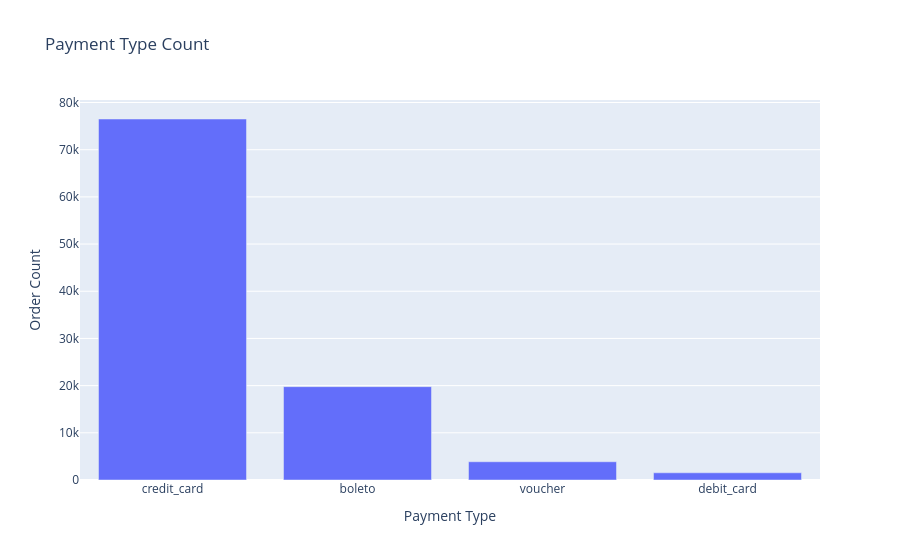

The cell this chart's notebook holds for it:
### Code cell
import plotly.express as px

fig = px.bar(
    x=payment_type_count.index,
    y=payment_type_count.values,
    title="Payment Type Count",
    labels= {"x": "Payment Type", "y": "Order Count"}
)

fig.show()

### Figure 1 — Plotly figure (JSON) as saved in the notebook; plotly's stock layout.template omitted (floating-point values rounded to 4 significant figures)
{"data": [{"alignmentgroup": "True", "hovertemplate": "Payment Type=%{x}<br>Order Count=%{y}<extra></extra>", "legendgroup": "", "marker": {"color": "#636efa", "pattern": {"shape": ""}}, "name": "", "offsetgroup": "", "orientation": "v", "showlegend": false, "textposition": "auto", "type": "bar", "x": ["credit_card", "boleto", "voucher", "debit_card"], "xaxis": "x", "y": [76505, 19784, 3866, 1528], "yaxis": "y"}], "layout": {"barmode": "relative", "legend": {"tracegroupgap": 0}, "title": {"text": "Payment Type Count"}, "xaxis": {"anchor": "y", "domain": [0, 1], "title": {"text": "Payment Type"}}, "yaxis": {"anchor": "x", "domain": [0, 1], "title": {"text": "Order Count"}}}}
